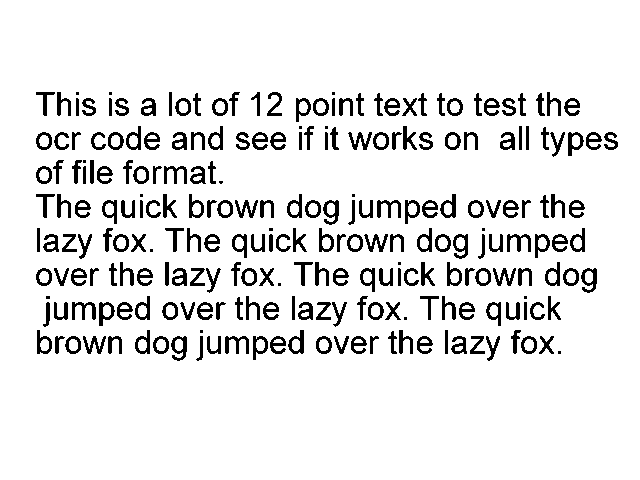
#> input picture phase_II/Samples/phototest.tif, 640 x 480 px
$ python Enhance.py   (Python 2 division)   (older library calls are emulated)
#> lines starting #> are read from the running program, lines starting #| are printed output that depends on the picture; after the words box and inside, x2 and y2 are one past the last pixel; in counts of white or black regions, pixels touching at a corner belong together

import cv2
import numpy as np
from fpt import four_point_transform
import PyTesser.pytesser as pyt
import Image
import pyttsx


def show(str, im):
    h,w,d=im.shape
    if h>480 or w>640:
        x=[480.0/h, 640.0/w];
        print x
        x=max(x)
        im=cv2.resize(im,(0,0),fx=x,fy=x)
    cv2.imshow(str,im);
    cv2.waitKey(0)

img = cv2.imread('Samples//phototest.tif');
#> img is the input picture: shape (480, 640, 3); 90.5% white; 239 black regions (19 under 20 px), largest, box (x1, y1, x2, y2) and area: (72, 302, 96, 320) 207, (377, 200, 401, 218) 206, (225, 336, 249, 354) 206

# img=cv2.resize(img.copy(),(0,0),fx=0.4,fy=0.4)
orig = img.copy()

cv2.imshow('img', img)
gray = cv2.cvtColor(img, cv2.COLOR_BGR2GRAY);
blur = cv2.GaussianBlur(gray, (21, 21), 0);
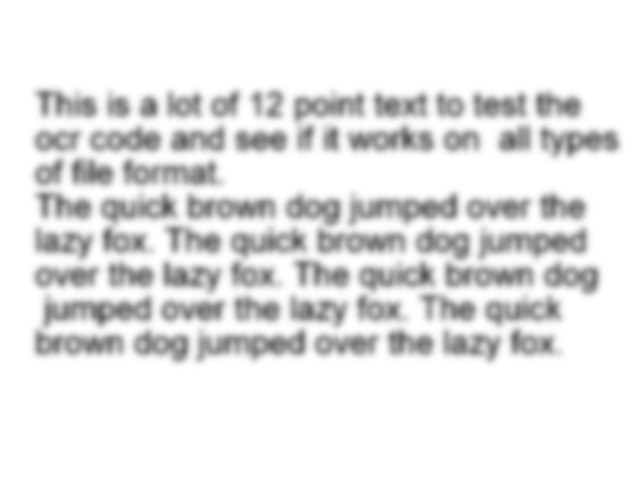
#> blur: shape (480, 640); min 87, max 255, mean 230.9
blur = cv2.resize(blur.copy(), (0, 0), fx=0.2, fy=0.2)
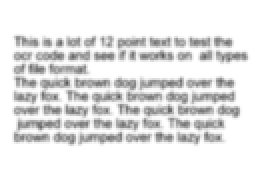
#> blur: shape (96, 128) (shown 2 times larger); min 88, max 255, mean 230.9
cv2.imshow('blur', blur)
edges = cv2.Canny(blur, 100, 20)
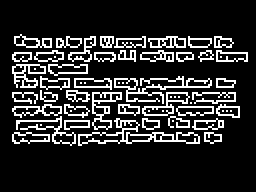
#> edges: shape (96, 128) (shown 2 times larger); 16.2% white in thin lines or dots, all inside (x1, y1, x2, y2) = (6, 17, 124, 73)
cv2.imshow('edges', edges)

# cv2.waitKey(0)
##cv2.destroyAllWindows();

cnts, ret = cv2.findContours(edges.copy(), cv2.RETR_LIST, cv2.CHAIN_APPROX_SIMPLE)
#> cnts = 134 contours, 56 with area under 20; largest, box (x1, y1, x2, y2) and area: (39, 59, 100, 73) 251, (46, 46, 61, 65) 118, (71, 46, 95, 58) 102, (57, 38, 106, 52) 100, (6, 32, 23, 44) 89; ret = 134 rows, first 6: [1, -1, -1, -1], [2, 0, -1, -1], [3, 1, -1, -1], [4, 2, -1, -1], [5, 3, -1, -1], [6, 4, -1, -1]
cnts = sorted(cnts, key=cv2.contourArea, reverse=True)[:5]
#> cnts = 5 contours; box (x1, y1, x2, y2) and area: (39, 59, 100, 73) 251, (46, 46, 61, 65) 118, (71, 46, 95, 58) 102, (57, 38, 106, 52) 100, (6, 32, 23, 44) 89

screenCnt = 'False'
# loop over the contours
for c in cnts:
    # approximate the contour
    peri = cv2.arcLength(c, True)
    ##    print peri
    approx = cv2.approxPolyDP(c, 0.02 * peri, True)
    ##    print len(approx)
    # if our approximated contour has four points, then we
    # can assume that we have found our screen
    print len(approx)
    if len(approx) == 4:
        screenCnt = approx
        break
#> this loop made 4 passes
#> (peri, screenCnt) on pass 4: (267.7, [[105, 40], [57, 43], [81, 51], [71, 45]])
#> peri on passes 1 to 3: 185.7, 92.87, 71.56
#| 11
#| 12
#| 10
#| 4
##print screenCnt

#> (the run stopped early here; a loop or call above may not have finished)

$ run again, with phase_II/Samples/color.jpg saved as phase_II/Samples/phototest.tif
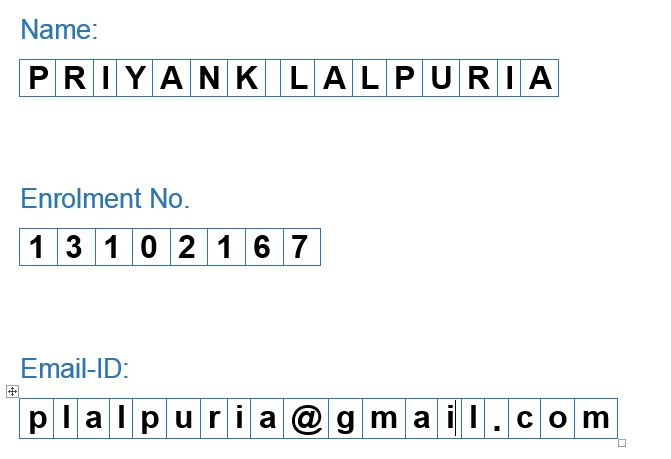
#> input picture phase_II/Samples/color.jpg, 671 x 459 px
#> img is the input picture: shape (459, 671, 3); mean B, G, R 245.6, 245.1, 243.5
#> `blur = cv2.resize(blur.copy(), (0, 0), fx=0.2, fy=0.2)`:
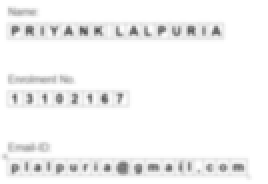
#> blur: shape (92, 134) (shown 2 times larger); min 76, max 255, mean 244.7
#> `edges = cv2.Canny(blur, 100, 20)`:
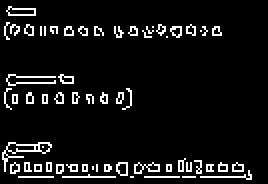
#> edges: shape (92, 134) (shown 2 times larger); 7.3% white in thin lines or dots, all inside (x1, y1, x2, y2) = (1, 3, 126, 90)
#> `cnts, ret = cv2.findContours(edges.copy(), cv2.RETR_LIST, cv2.CHAIN_AP..`: cnts = 99 contours, 89 with area under 20; largest, box (x1, y1, x2, y2) and area: (1, 71, 26, 86) 86, (3, 71, 18, 77) 44, (3, 3, 18, 8) 42, (3, 3, 18, 8) 40, (67, 81, 80, 87) 32; ret = 99 rows, first 6: [1, -1, -1, -1], [2, 0, -1, -1], [3, 1, -1, -1], [4, 2, -1, -1], [5, 3, -1, -1], [6, 4, -1, -1]
#> `cnts = sorted(cnts, key=cv2.contourArea, reverse=True)[:5]`: cnts = 5 contours; box (x1, y1, x2, y2) and area: (1, 71, 26, 86) 86, (3, 71, 18, 77) 44, (3, 3, 18, 8) 42, (3, 3, 18, 8) 40, (67, 81, 80, 87) 32
#> the loop `for c in cnts:` made 5 passes
#> peri on passes 1 to 5: 91.46, 34.73, 34.24, 31.9, 38.97
#> (printed output is left out)

$ run again, with phase_II/Samples/fonts_test.png saved as phase_II/Samples/phototest.tif
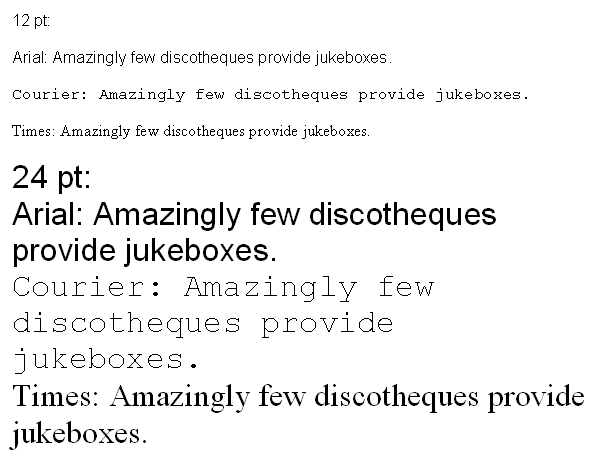
#> input picture phase_II/Samples/fonts_test.png, 598 x 464 px
#> img is the input picture: shape (464, 598, 3); mean B, G, R 242, 242, 242
#> `blur = cv2.GaussianBlur(gray, (21, 21), 0);`:
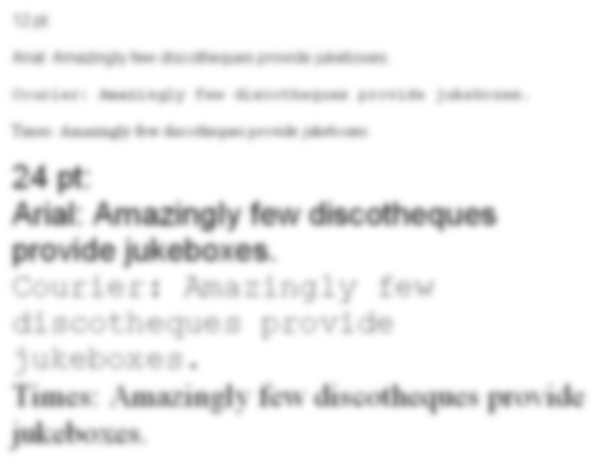
#> blur: shape (464, 598); min 117, max 255, mean 242
#> `edges = cv2.Canny(blur, 100, 20)`:
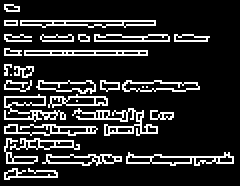
#> edges: shape (93, 120) (shown 2 times larger); 15.9% white in thin lines or dots
#> `cnts, ret = cv2.findContours(edges.copy(), cv2.RETR_LIST, cv2.CHAIN_AP..`: cnts = 98 contours, 54 with area under 20; largest, box (x1, y1, x2, y2) and area: (63, 76, 117, 83) 166, (10, 10, 78, 14) 142, (61, 40, 100, 46) 136, (61, 40, 100, 46) 127, (36, 54, 79, 68) 124; ret = 98 rows, first 6: [1, -1, -1, -1], [2, 0, -1, -1], [3, 1, -1, -1], [4, 2, -1, -1], [5, 3, -1, -1], [6, 4, -1, -1]
#> `cnts = sorted(cnts, key=cv2.contourArea, reverse=True)[:5]`: cnts = 5 contours; box (x1, y1, x2, y2) and area: (63, 76, 117, 83) 166, (10, 10, 78, 14) 142, (61, 40, 100, 46) 136, (61, 40, 100, 46) 127, (36, 54, 79, 68) 124
#> the loop `for c in cnts:` made 5 passes
#> peri on passes 1, 3, 4, 5: 129.7, 87.46, 87.94, 232.1
#> (printed output is left out)
